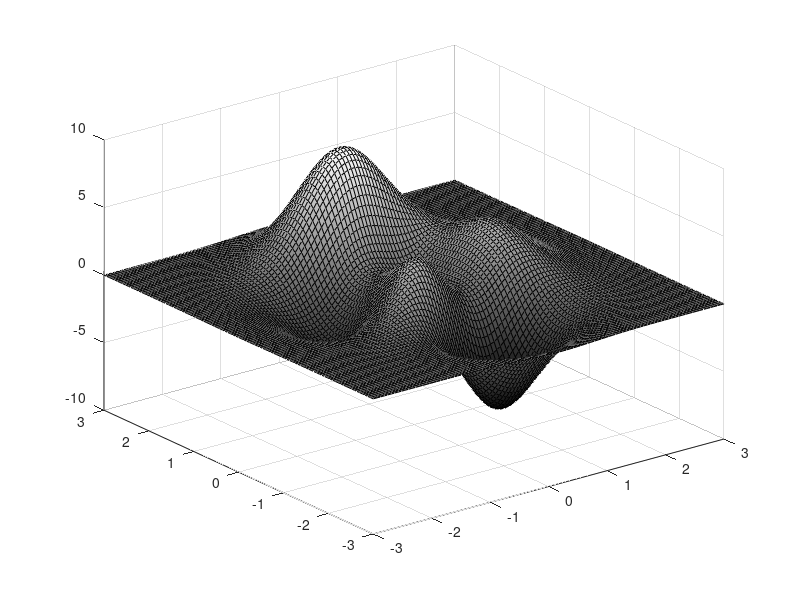

Write MATLAB code to recreate this figure. (Note: this script raises an error after producing the figure.)
clear all;
close all;

n = 101;
taille_im = 9;

figure;
[X,Y,Z] = peaks(n);
A = surf(X,Y,Z);
colormap('gray');
%     c = colorbar;
%     l = c.Limits;
%     Z = Z + abs(l(1));
%     l = l + abs(l(1));
%     Z = flipud(Z/l(2));
%     Im = uint8(Z*255);
%     figure;
%     imshow(Im);

% Récupération des normales
normals = A.FaceNormals;
normals = normals./sqrt(sum(normals.^2,3));

% Image en fonction des normales
Im = uint8(normals(:,:,3)*255);
figure;
imshow(Im);

% Récupération des imagettes
normales = zeros((n-taille_im)^2,3);
for j=1:n-taille_im
    for i=1:n-taille_im
        imagette = Im(i:i+taille_im-1,j:j+taille_im-1);
        %normales(sub2ind([n-taille_im n-taille_im],i,j),:) = normals(i+ceil(taille_im/2),j+ceil(taille_im/2),:);
        imwrite(imagette,strcat('Data/train_data/imagettes_9x9_100/im',int2str(sub2ind([n-taille_im,n-taille_im],i,j)),'.png'),'png');
    end
end

% Supression des normales inutiles
ind = [1:(taille_im-1)/2 n-(taille_im-1)/2:n-1];
normals(ind,:,:) = [];
normals(:,ind,:) = [];
normals = reshape(normals,[(n-taille_im)*(n-taille_im) 3]);

save('Data/train_data/imagettes_9x9_100/normals.mat','normals');